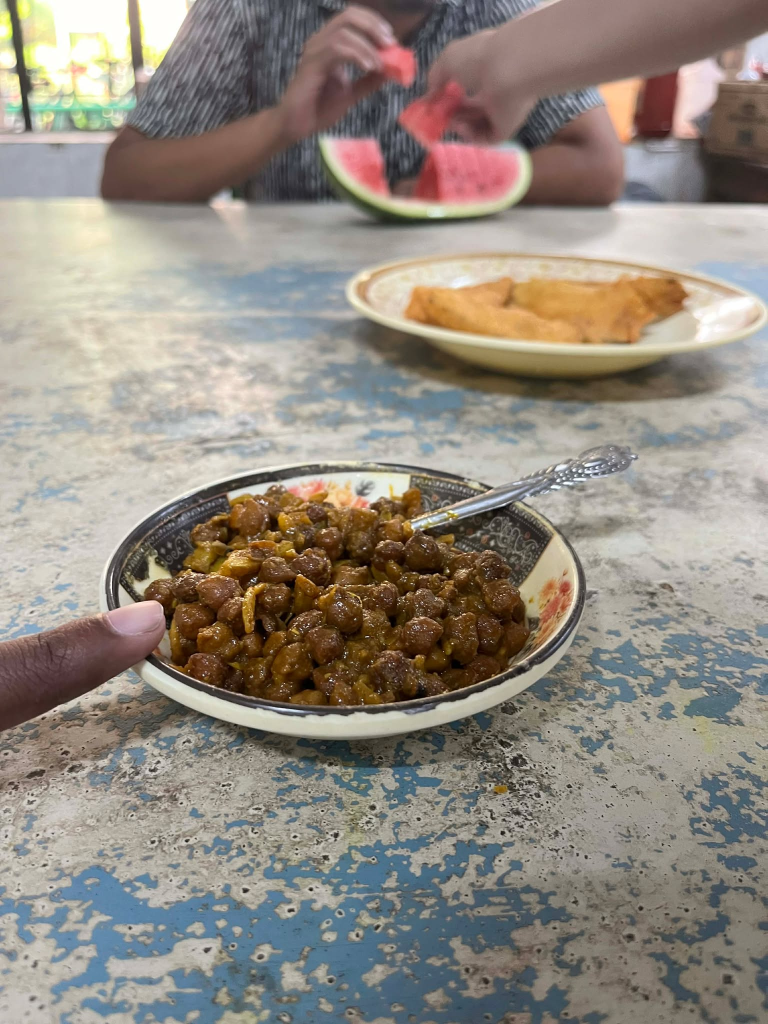
#> input picture testing/volume_estimation_module/input/images/image_input_2_side.jpg, 1536 x 2048 px, found by its file name (shown at 1/2 size); its folder holds 3 pictures in this run
$ jupyter execute module-4-voxelgrid-npy.ipynb
#> lines starting #> are read from the running program, lines starting #| are printed output that depends on the picture; after the words box and inside, x2 and y2 are one past the last pixel; in counts of white or black regions, pixels touching at a corner belong together
# Module 4: Volume Estimation from Segmented Images (NPY Mask Input)

This notebook estimates the volume of segmented food items using:
- **Segmentation masks** from Module 1 as **`.npy` files** (SAM / custom model output)
- **Volume per pixel** calibration from Module 3 (Thumb detection and calibration)

### Input format
Instead of YOLO `.txt` label files, this pipeline reads **numpy `.npy` mask files** directly.
Each `.npy` file contains a binary (or boolean) 2-D array where `True`/non-zero pixels mark the food region.

### Pipeline
```
.npy mask  →  load_npy_mask()  →  preprocess_mask()  →  mask_to_yolo_polygon()
           →  parse_npy_segments()  →  voxel-grid estimation  →  volume
```

## 1. Import Required Libraries

Import necessary libraries for image processing, data manipulation, and visualization.

[cell 1]
import numpy as np
import cv2
import matplotlib.pyplot as plt
from PIL import Image
import os
from pathlib import Path
import json
from typing import Tuple, Dict, Any
from scipy.optimize import linear_sum_assignment

# Set up matplotlib for better visualization
plt.rcParams['figure.figsize'] = (12, 8)
plt.rcParams['axes.grid'] = True
plt.rcParams['grid.alpha'] = 0.3

print("Required libraries imported successfully!")

## Kaggle Setup Instructions

This notebook supports both **local** and **Kaggle** environments automatically.

### For Kaggle:
1. Upload your dataset with this structure:
   ```
   your-dataset/
   ├── segmentation_masks/
   │   ├── mask_01.png
   │   ├── mask_02.png
   │   └── ...
   ├── original_images/
   │   ├── image_01.jpg
   │   ├── image_02.jpg
   │   └── ...
   └── (calibration data if needed)
   ```

2. In your Kaggle notebook, add your dataset as input
3. The notebook will automatically detect Kaggle and use `/kaggle/input/your-dataset/` paths
4. Results will be saved to `/kaggle/working/`

### For Local Development:
- Create `segmentation_masks/` and `original_images/` folders in the same directory
- Run the notebook - it will automatically use local paths

The notebook automatically detects the environment and adjusts paths accordingly!

## Primary Input: NPY Segmentation Masks

This notebook reads **`.npy`** segmentation mask files produced by SAM or any other
segmentation model.  Each file contains a 2-D numpy array:

```
shape : (H, W)       — single-channel
dtype : bool | uint8 | float32
values: non-zero / True  → food pixel
        zero / False     → background
```

### Naming convention
Mask files are matched to images **by base filename**, e.g.:
```
images/image_beguni_1.jpg   ←→   masks/image_beguni_1_mask_000.npy
images/image_beguni_2.jpg   ←→   masks/image_beguni_2_mask_000.npy
```
If a single image contains **multiple food items**, supply multiple `.npy` files with
the same image prefix (e.g. `_mask_000.npy`, `_mask_001.npy`, …).

## 2. Setup: Configuration and Calibration

Define paths, calibration value, and helper functions for the complete workflow.

[cell 2]
# ============================================================================
# CONFIGURATION: Paths and Calibration
# ============================================================================

IS_KAGGLE = os.path.exists('/kaggle/input')
PROJECT_ROOT = Path('.').resolve()

if IS_KAGGLE:
    print("🟢 Running on Kaggle")
    DATA_DIR   = "/kaggle/input/datasets/hillol123/module-4-custom-datasets"
    IMAGES_DIR = os.path.join(DATA_DIR, "images")
    MASKS_DIR  = os.path.join(DATA_DIR, "masks")   # folder with .npy mask files
    OUTPUT_DIR = "/kaggle/working"
else:
    print("🔵 Running locally")
    DATA_DIR   = str(PROJECT_ROOT)
    IMAGES_DIR = os.path.join(DATA_DIR, "input", "images")
    MASKS_DIR  = os.path.join(DATA_DIR, "masks")   # folder with .npy mask files
    OUTPUT_DIR = os.path.join(DATA_DIR, "output")

os.makedirs(OUTPUT_DIR, exist_ok=True)

# ── Calibration from Module 3 ─────────────────────────────────────────────
PIXEL_LENGTH_MM = 0.5    # real-world length of 1 pixel [mm]  ← adjust this!
VOXEL_SIZE_MM   = 5.0    # voxel side length [mm]

print(f"\n📊 Configuration:")
print(f"   Project root     : {DATA_DIR}")
print(f"   Images directory : {IMAGES_DIR}")
print(f"   Masks directory  : {MASKS_DIR}  (.npy files)")
print(f"   Output directory : {OUTPUT_DIR}")
print(f"   Pixel length     : {PIXEL_LENGTH_MM} mm/pixel")
print(f"   Voxel size       : {VOXEL_SIZE_MM} mm")

for d, label in [(IMAGES_DIR, 'Images'), (MASKS_DIR, 'Masks')]:
    if os.path.exists(d):
        print(f"\n✅ {label} directory found!")
    else:
        print(f"\n⚠️  {label} directory not found: {d}")

## 2.1 Step 1: Load Image

Load an RGB image from disk.  `load_image_file()` accepts `.jpg`, `.png`, etc.

[cell 3]
def load_image_file(image_path: str) -> np.ndarray:
    """
    Load RGB image from file path.

    Args:
        image_path: Path to image file (.jpg, .png, etc)

    Returns:
        numpy array: RGB image (3-channel)
    """
    if not os.path.exists(image_path):
        print(f"❌ Error: Image not found at {image_path}")
        return None

    image = cv2.imread(image_path)
#> image is the input picture: shape (2048, 1536, 3); mean B, G, R 128.1, 138, 146.1
    if image is None:
        print(f"❌ Error: Could not read image {image_path}")
        return None

    image = cv2.cvtColor(image, cv2.COLOR_BGR2RGB)
    print(f"✅ Loaded image: {image_path}")
    print(f"   Shape: {image.shape[1]}×{image.shape[0]} pixels")
#|    Shape: 1536×2048 pixels
    return image


# EXAMPLE: Load your image
# Modify the filename to match your actual image file
IMAGE_FILENAME = "image_input_2_side.jpg" # Change this!
image_path = os.path.join(IMAGES_DIR, IMAGE_FILENAME)

print("\n" + "="*60)
print("STEP 1: LOAD IMAGE")
print("="*60)
image = load_image_file(image_path)

if image is not None:
    print(f"✅ Image loaded successfully!")
else:
    print(f"⚠️  Update IMAGE_FILENAME to your actual filename")

## 2.2 Step 2: Load NPY Segmentation Mask

Read a `.npy` file and normalise it to a binary uint8 mask (0 / 255).
Multiple masks per image (multiple food items) are supported — just pass a list of paths.

[cell 4]
# ─────────────────────────────────────────────────────────────────────
# NPY mask loading  (replaces YOLO .txt loading)
# ─────────────────────────────────────────────────────────────────────

def load_npy_mask(path: str) -> np.ndarray:
    """
    Load a numpy segmentation mask from a .npy file and normalise it
    to a binary uint8 mask (0 = background, 255 = food).

    The file may contain:
      - A boolean array  (True / False)
      - A uint8 array    (0 / 1  or  0 / 255)
      - A float array    (0.0 / 1.0)
      - A higher-dim array — squeezed to 2-D automatically

    Args:
        path: Path to the .npy file

    Returns:
        Binary mask (uint8, values 0 or 255), shape (H, W)

    Raises:
        FileNotFoundError if the file does not exist
    """
    if not os.path.exists(path):
        raise FileNotFoundError(f"Mask file not found: {path}")

    data = np.load(path, allow_pickle=True)
#> (reads testing/volume_estimation_module/masks/input_2_side_mask_001_seg_004_from_txt.npy from the repository)
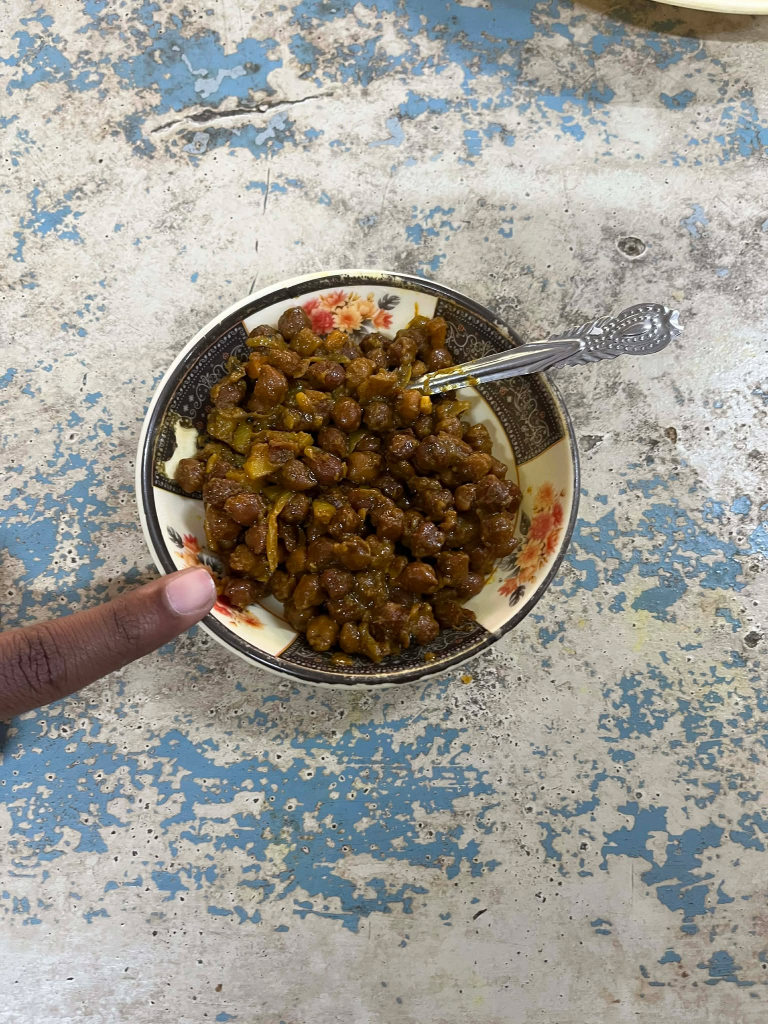
#> input picture testing/volume_estimation_module/input/images/image_input_2_top.jpg, 1536 x 2048 px, found by its file name (shown at 1/2 size)
#> in load_image_file, img is the input picture: shape (2048, 1536, 3); mean B, G, R 144.6, 152.8, 156.2
    mask = np.asarray(data)

    # Squeeze extra dimensions (e.g. (1, H, W) → (H, W))
    if mask.ndim > 2:
        mask = np.squeeze(mask)

    # Normalise any dtype to binary uint8 (0 or 255)
    binary = (mask > 0).astype(np.uint8) * 255

    # Auto-correct inverted masks: food should be < 50% of the image.
    # SAM sometimes stores background=True, food=False — flip those.
    food_ratio = np.count_nonzero(binary) / max(binary.size, 1)
    if food_ratio > 0.50:
        binary = cv2.bitwise_not(binary)
        print(f"   ⚠️  Mask inverted ({food_ratio:.1%} marked) — auto-flipped")

    print(f"✅ Loaded mask: {path}")
    print(f"   Shape: {binary.shape}, Food pixels: {np.count_nonzero(binary):,}")
    return binary


# [56 lines left out: functions mask_to_yolo_polygon, coordinates_to_mask, not called in this run]


# ── Example: load a single mask ──────────────────────────────────────────
print("\n" + "="*60)
print("STEP 2: LOAD NPY SEGMENTATION MASK")
print("="*60)
print("  ℹ️  Update the paths below to your actual .npy mask files")
print("  Then the mask will be loaded and ready for Step 3.")
print()
print("  Example:")
print("    mask1 = load_npy_mask(os.path.join(MASKS_DIR, 'input_2_top_mask_001.npy'))")
print("    mask2 = load_npy_mask(os.path.join(MASKS_DIR, 'input_2_side_mask_001.npy'))")
# print("    mask3 = load_npy_mask(os.path.join(MASKS_DIR, 'input_1_top_mask_002.npy'))")

# Auto-load the first available mask for quick Step 4 visualization
mask_files = sorted([f for f in os.listdir(MASKS_DIR) if f.lower().endswith('.npy')]) if os.path.exists(MASKS_DIR) else []
if mask_files:
    mask_path = os.path.join(MASKS_DIR, mask_files[0])
    mask = load_npy_mask(mask_path)
    mask1 = mask  # keep a convenient alias used in later steps
    print(f"\n✅ Auto-loaded mask for visualization: {mask_files[0]}")
else:
    print("\n⚠️  No .npy files found in MASKS_DIR")

## 2.3 Step 3: Convert NPY Mask → Segment Dict

`parse_npy_segments()` takes a list of `.npy` paths for one image and returns
the same `[{class_id, mask, bbox}]` format used by the voxel pipeline.
No YOLO `.txt` file is needed.

[cell 5]
def parse_npy_segments(
    image: np.ndarray,
    npy_paths: list,
    class_ids: list = None,
) -> list:
    """
    Build the segment-dict list required by `calculate_volume_all_items()`
    directly from a list of `.npy` mask files — no YOLO `.txt` needed.

    Each output dict:
        {
            'class_id' : str   — from class_ids list, or auto '0','1',…
            'mask'     : np.ndarray  (H×W uint8 0/255), preprocessed
            'bbox'     : (x, y, w, h) in pixels
        }

    Processing per mask:
        1. load_npy_mask()       → binary uint8 mask
        2. Resize to image dims  → aligns with image coordinates
        3. preprocess_mask()     → clean (morphological close + hole fill)
        4. _bbox_from_mask()     → bounding box for Hungarian matching

    Args:
        image     : Reference RGB image (used for height/width)
        npy_paths : List of .npy file paths, one per food item
        class_ids : Optional list of class id strings (same length as npy_paths).
                    If None, class ids are auto-assigned '0', '1', …

    Returns:
        List of segment dicts ready for `calculate_volume_all_items()`
    """
    h, w   = image.shape[:2]
    result = []

    for i, path in enumerate(npy_paths):
        if class_ids:
            cid = str(class_ids[i]) if i < len(class_ids) else str(class_ids[-1])
        else:
            cid = str(i)

        try:
            raw_mask = load_npy_mask(path)                      # (H_npy, W_npy)
        except FileNotFoundError as e:
            print(f"⚠️  Skipping mask {path}: {e}")
            continue

        # Resize to match image if needed
        if raw_mask.shape != (h, w):
            raw_mask = cv2.resize(raw_mask, (w, h), interpolation=cv2.INTER_NEAREST)

        # Preprocess (close, fill holes, keep largest component)
        clean = preprocess_mask(raw_mask)

        # Bounding box for Hungarian matching
        bbox = _bbox_from_mask(clean)

        result.append({
            "class_id": cid,
            "mask"    : clean,
            "bbox"    : bbox,
        })
        print(f"   [{cid}] bbox={bbox}, food_pixels={np.count_nonzero(clean):,}")
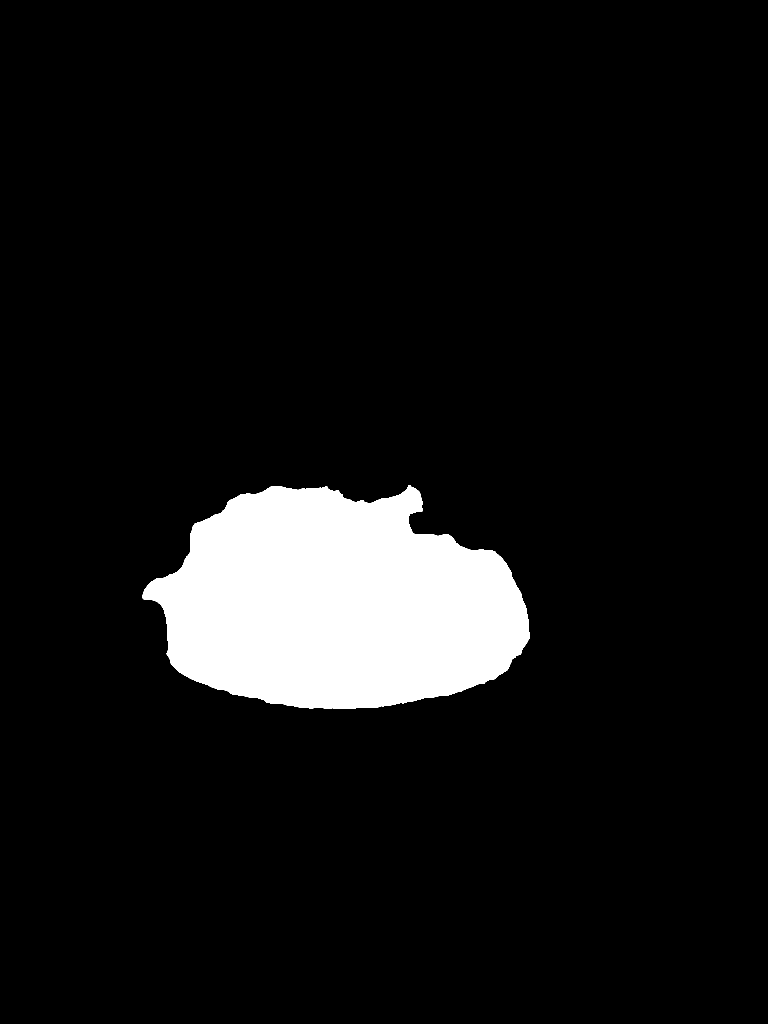
#> clean: shape (2048, 1536) (shown at 1/2 size); 8.1% white; 1 white region, box (x1, y1, x2, y2) and area: (285, 970, 1060, 1418) 254628
#> raw_mask: shape (2048, 1536); 8.1% white; 1 white region, box (x1, y1, x2, y2) and area: (285, 970, 1060, 1418) 254064

    print(f"\n✅ parse_npy_segments: {len(result)} item(s) ready")
#| ✅ parse_npy_segments: 1 item(s) ready
#> the loop in parse_npy_segments (call 2), `for i, path in enumerate(npy_paths):` made 1 pass; (reads testing/volume_estimation_module/mask_generated/input_2_top_mask_001.npy from the repository)
#| ✅ parse_npy_segments: 1 item(s) ready
#| Image 1: 1 segment(s) ready
#| Image 2: 1 segment(s) ready
    return result


# ── Example ──────────────────────────────────────────────────────────────
print("\n" + "="*60)
print("STEP 3: PARSE NPY SEGMENTS")
print("="*60)
print("  ℹ️  Example (run after Step 1 loaded 'image1'):")
print("")
print("    segments1 = parse_npy_segments(")
print("        image1,")
print("        npy_paths =[")
print("            os.path.join(MASKS_DIR, 'input_2_top_mask_001.npy'),")
print("            os.path.join(MASKS_DIR, 'input_2_side_mask_001.npy'),  # 2nd food item")
print("            os.path.join(MASKS_DIR, 'input_1_top_mask_002.npy'),  # 3rd food item")
print("        ],")
print("        class_ids=['beguni', 'rice'],   # optional")
print("    )")

## 2.4 Step 4: Visualise Segmentation Result

Display the original image with the cleaned mask overlay to verify the NPY mask
was loaded and preprocessed correctly before running the voxel estimation.

[cell 6]
def visualize_mask_on_image(image: np.ndarray, mask: np.ndarray, title: str = 'Segmentation Visualization') -> None:
    """
    Display image with segmentation mask overlay and statistics.

    Args:
        image: RGB image (3-channel)
        mask: Binary segmentation mask
        title: Figure title
    """
#> called with title = 'Segmentation Visualization'
    if image is None or mask is None:
        print("❌ Image or mask is None!")
        return

    # Ensure mask is uint8 binary for OpenCV operations
    mask = (mask > 0).astype(np.uint8) * 255

    # Align mask size with image size if needed
    h, w = image.shape[:2]
    if mask.shape != (h, w):
        mask = cv2.resize(mask, (w, h), interpolation=cv2.INTER_NEAREST)

    fig, axes = plt.subplots(2, 2, figsize=(14, 10))
    fig.suptitle(title, fontsize=16, fontweight='bold')

    # Panel 1: Original image
    axes[0, 0].imshow(image)
    axes[0, 0].set_title("1. Original Image", fontweight='bold')
    axes[0, 0].axis('off')

    # Panel 2: Mask only
    axes[0, 1].imshow(mask, cmap='gray')
    axes[0, 1].set_title(f"2. Segmentation Mask\n({np.count_nonzero(mask)} pixels)", fontweight='bold')
    axes[0, 1].axis('off')

    # Panel 3: Food region only
    masked_rgb = cv2.bitwise_and(image, image, mask=mask)
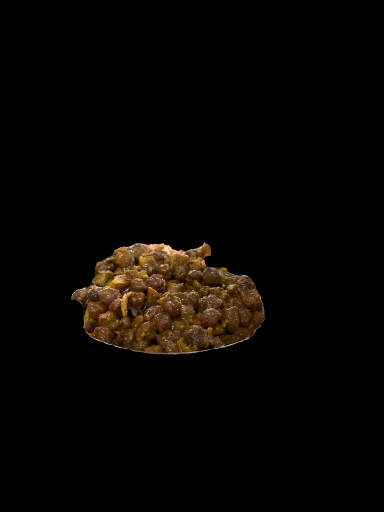
#> masked_rgb: shape (2048, 1536, 3) (shown at 1/4 size); mean R, G, B 7.8, 5.3, 2.5
    axes[1, 0].imshow(masked_rgb)
    axes[1, 0].set_title("3. Food Region Only", fontweight='bold')
    axes[1, 0].axis('off')

    # Panel 4: Overlay with boundary
    overlay = image.copy()
    contours, _ = cv2.findContours(mask, cv2.RETR_EXTERNAL, cv2.CHAIN_APPROX_SIMPLE)
#> contours = 1 contour; box (x1, y1, x2, y2) and area: (285, 970, 1060, 1418) 253582
    cv2.drawContours(overlay, contours, -1, (0, 255, 0), 3)
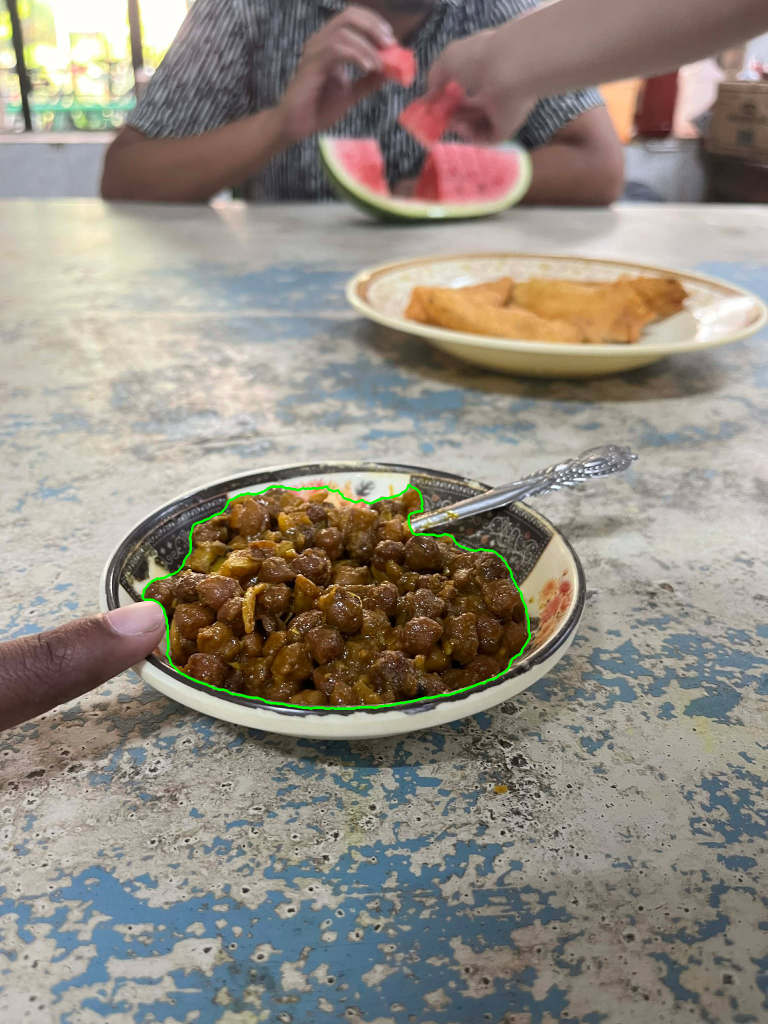
#> overlay: shape (2048, 1536, 3) (shown at 1/2 size); mean R, G, B 145.7, 138.4, 127.8
    axes[1, 1].imshow(overlay)
    axes[1, 1].set_title("4. Overlay with Boundary", fontweight='bold')
    axes[1, 1].axis('off')

    plt.tight_layout()
    plt.show()
#> (the rest of the program and of its run is left out)
